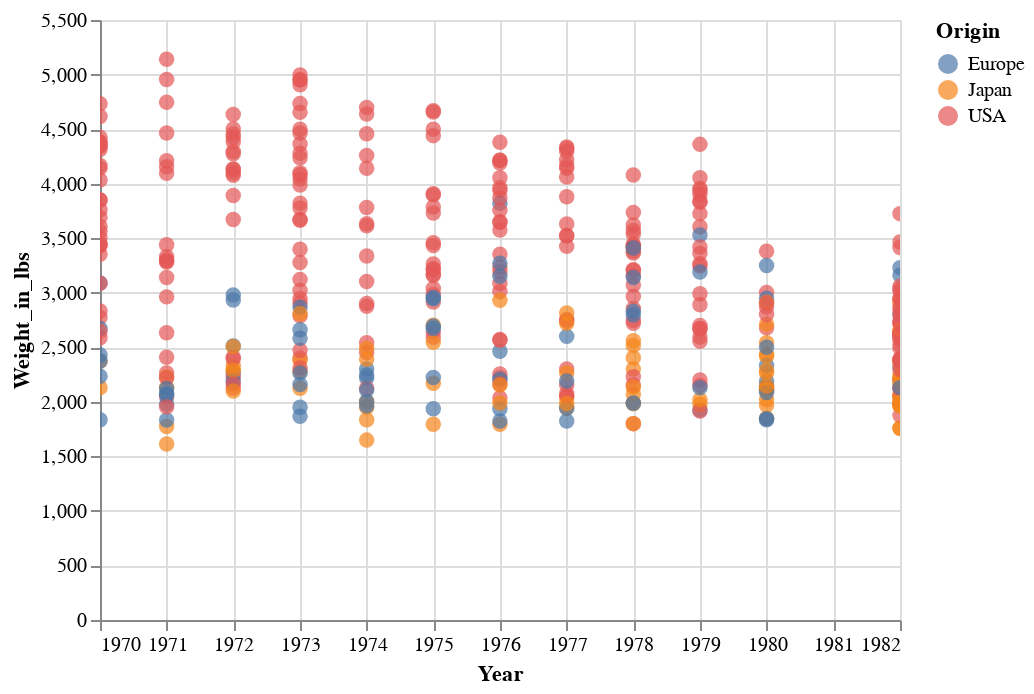

Notebook code for this chart:
### Markdown cell above
5.2. Используя данные об автомобилях, создайте диаграмму рассеяния (*scatter-plot*), на которой *размер* (*size*) точек становится больше при наведении на них курсора. **Данный график построен по моим значениям, Он не информативен, поэтому далее был построен график с другими значениями**

### Code cell
hover = alt.selection_single(
    on='mouseover',
    fields=['Name'],
    nearest=True,
    empty='none'
)
scatter_chart = alt.Chart(cars).mark_circle(size=60).encode(
    x='Year',
    y='Weight_in_lbs:Q',
    color='Origin:N',
    tooltip=['Name', 'Year', 'Weight_in_lbs']
).add_selection(
    hover
).encode(
    size=alt.condition(hover, alt.value(200), alt.value(60))
).interactive()

scatter_chart

### Figure 1 — Vega-Lite specification as saved in the notebook (floating-point values rounded to 4 significant figures; data arrays with more than 128 entries replaced by an {"elided": "..."} marker saying what was removed)
{"config": {"view": {"continuousWidth": 400, "continuousHeight": 300}}, "data": {"name": "data-f02450ab61490a1363517a0190416235"}, "mark": {"type": "circle", "size": 60}, "encoding": {"color": {"field": "Origin", "type": "nominal"}, "size": {"condition": {"value": 200, "selection": "selector002"}, "value": 60}, "tooltip": [{"field": "Name", "type": "nominal"}, {"field": "Year", "type": "temporal"}, {"field": "Weight_in_lbs", "type": "quantitative"}], "x": {"field": "Year", "type": "temporal"}, "y": {"field": "Weight_in_lbs", "type": "quantitative"}}, "selection": {"selector002": {"type": "single", "on": "mouseover", "fields": ["Name"], "nearest": true, "empty": "none"}, "selector003": {"type": "interval", "bind": "scales", "encodings": ["x", "y"]}}, "$schema": "https://vega.github.io/schema/vega-lite/v4.17.0.json", "datasets": {"data-f02450ab61490a1363517a0190416235": {"elided": "406 records"}}}
